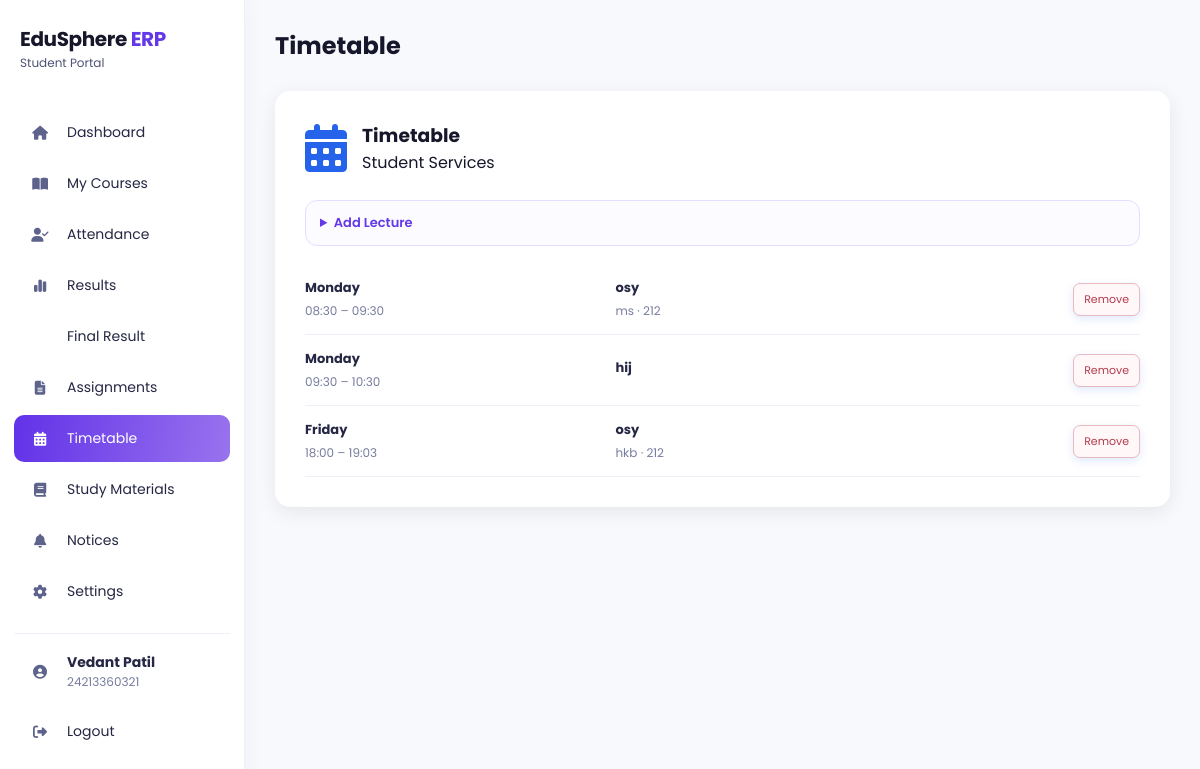
/student/timetable (signed in), run on the app's committed database.
### models/user.py (models this page shows, shortened)
class User(db.Model):
    __tablename__ = "users"
    id = db.Column(
        db.Integer,
        primary_key=True
    )
    full_name = db.Column(
        db.String(100),
        nullable=False
    )
    enrollment_no = db.Column(
        db.String(50),
        unique=True,
        nullable=True
    )
    employee_id = db.Column(
        db.String(50),
        unique=True,
        nullable=True
    )
    parent_id = db.Column(
        db.String(50),
        unique=True,
        nullable=True
    )
    admin_id = db.Column(
        db.String(50),
        unique=True,
        nullable=True
    )
    email = db.Column(
        db.String(120),
        unique=True,
        nullable=True
    )
    phone = db.Column(
        db.String(20),
        nullable=True
    )
    password = db.Column(
        db.String(200),
        nullable=False
    )
    role = db.Column(
        db.String(20),
        nullable=False
    )
    theme = db.Column(db.String(20), nullable=False, default="light", server_default="light")
    notifications_enabled = db.Column(db.Boolean, nullable=False, default=True, server_default="1")
    accent_color = db.Column(db.String(20), nullable=False, default="purple", server_default="purple")

### models/weekly_schedule.py (models this page shows)
class WeeklySchedule(db.Model):
    __tablename__ = "weekly_schedules"
    id = db.Column(db.Integer, primary_key=True)
    student_user_id = db.Column(db.Integer, db.ForeignKey("users.id"), nullable=False, index=True)
    day_of_week = db.Column(db.Integer, nullable=False, index=True)
    start_time = db.Column(db.String(5), nullable=False)
    end_time = db.Column(db.String(5), nullable=False)
    subject = db.Column(db.String(100), nullable=False)
    department = db.Column(db.String(100), nullable=True)
    room = db.Column(db.String(100), nullable=True)
    teacher = db.Column(db.String(100), nullable=True)
    class_type = db.Column(db.String(50), nullable=True)
    student = db.relationship("User")

### app.py (the view, shortened to what this page needs)
@app.route("/student/timetable", methods=["GET", "POST"])
def student_timetable():
    user, profile = get_current_student_profile()
    if not user:
        flash("Access denied!")
        return redirect(url_for("login"))
    return render_student_section("timetable")

### app.py (called while the page is built)
def get_current_student_profile():
    if session.get("role") != "Student" or "user_id" not in session:
        return None, None
    user = db.session.get(User, session["user_id"])
    if not user or user.role != "Student":
        session.clear()
        return None, None
    student_profile = Student.query.filter_by(user_id=user.id).first()
    if not student_profile:
        student_profile = Student(user_id=user.id)
        db.session.add(student_profile)
        db.session.commit()
    return user, student_profile

def get_department_subjects(department):
    if not department:
        return []
    teacher_subjects = [
        subject
        for (subject,) in db.session.query(Teacher.subject).filter(
            Teacher.department == department,
            Teacher.subject.isnot(None),
            Teacher.subject != "",
        ).distinct().all()
    ]
    material_subjects = [
        subject
        for (subject,) in db.session.query(AcademicMaterial.subject).filter(
            AcademicMaterial.department == department,
            AcademicMaterial.subject.isnot(None),
            AcademicMaterial.subject != "",
        ).distinct().all()
    ]
    return sorted(set(teacher_subjects + material_subjects), key=str.casefold)

### templates/student_section.html (shortened to what this page needs)
<!DOCTYPE html>
<html lang="en">
<head>
    <link rel="stylesheet" href="{{ url_for('static', filename='css/student.css') }}">
    <link rel="stylesheet" href="{{ url_for('static', filename='css/palette.css') }}">
    <link rel="stylesheet" href="https://cdnjs.cloudflare.com/ajax/libs/font-awesome/6.6.0/css/all.min.css">
</head>
<body class="student-section-{{ active_page }} theme-{{ current_user.theme or 'light' }} accent-{{ current_user.accent_color or 'purple' }}">
<div class="sidebar">
    <div class="logo"><h2>EduSphere <span>ERP</span></h2><small>Student Portal</small></div>
    <ul>
        <li class="{% if active_page == 'dashboard' %}active{% endif %}" onclick="window.location.href='{{ url_for('student') }}'"><i class="fa-solid fa-house"></i><span>Dashboard</span></li>
        <li class="{% if active_page == 'library' %}active{% endif %}" onclick="window.location.href='{{ url_for('student_library') }}'"><i class="fa-solid fa-book-open"></i><span>My Courses</span></li>
        <li class="{% if active_page == 'attendance' %}active{% endif %}" onclick="window.location.href='{{ url_for('student_attendance') }}'"><i class="fa-solid fa-user-check"></i><span>Attendance</span></li>
        <li class="{% if active_page == 'results' %}active{% endif %}" onclick="window.location.href='{{ url_for('student_results') }}'"><i class="fa-solid fa-chart-simple"></i><span>Results</span></li>
        <li class="{% if active_page == 'final_results' %}active{% endif %}" onclick="window.location.href='{{ url_for('student_final_results') }}'"><span>Final Result</span></li>
        <li class="{% if active_page == 'assignments' %}active{% endif %}" onclick="window.location.href='{{ url_for('student_assignments') }}'"><i class="fa-solid fa-file-lines"></i><span>Assignments</span></li>
        <li class="{% if active_page == 'timetable' %}active{% endif %}" onclick="window.location.href='{{ url_for('student_timetable') }}'"><i class="fa-solid fa-calendar-days"></i><span>Timetable</span></li>
        <li class="{% if active_page == 'materials' %}active{% endif %}" onclick="window.location.href='{{ url_for('student_materials') }}'"><i class="fa-solid fa-book"></i><span>Study Materials</span></li>
        <li class="{% if active_page == 'notices' %}active{% endif %}" onclick="window.location.href='{{ url_for('student_notices') }}'"><i class="fa-solid fa-bell"></i><span>Notices</span></li>
        <li class="{% if active_page == 'settings' %}active{% endif %}" onclick="window.location.href='{{ url_for('student_settings') }}'"><i class="fa-solid fa-gear"></i><span>Settings</span></li>
        <li class="sidebar-profile {% if active_page == 'profile' %}active{% endif %}" onclick="window.location.href='{{ url_for('student_profile') }}'">
            <i class="fa-solid fa-circle-user"></i>
            <div class="sidebar-profile-details"><strong>{{ current_user.full_name }}</strong><small>{{ current_user.enrollment_no or 'Enrollment unavailable' }}</small></div>
        </li>
        <li onclick="window.location.href='{{ url_for('logout') }}'"><i class="fa-solid fa-right-from-bracket"></i><span>Logout</span></li>
    </ul>
</div>
<main class="main">
    <div class="topbar"><h2>{% if active_page == 'library' %}My Courses{% elif active_page == 'results' %}Results{% else %}{{ section_title }}{% endif %}</h2></div>
    <section class="profile-card">
        <div class="profile-heading">
            <i class="fa-solid {{ section_icon }}"></i>
            <div><h3>{% if active_page == 'library' %}My Courses{% elif active_page == 'results' %}Results{% else %}{{ section_title }}{% endif %}</h3><p>{% if active_page == 'results' and internal_average is not none %}Internal Performance: {{ internal_average }}%{% else %}Student Services{% endif %}</p></div>
        </div>
        {% if active_page == 'timetable' %}
            <details class="student-schedule-add"><summary>Add Lecture</summary></details>{% if schedules %}<div class="student-schedule-list">{% for schedule in schedules %}<div class="student-schedule-row"><div><strong>{{ ['Monday','Tuesday','Wednesday','Thursday','Friday','Saturday','Sunday'][schedule.day_of_week] }}</strong><span>{{ schedule.start_time }} – {{ schedule.end_time }}</span></div><div><strong>{{ schedule.subject }}</strong><small>{% if schedule.teacher %}{{ schedule.teacher }}{% endif %}{% if schedule.room %}{% if schedule.teacher %} · {% endif %}{{ schedule.room }}{% endif %}</small></div><form method="POST" action="{{ url_for('student_timetable') }}" onsubmit="return confirm('Remove this lecture from your timetable?');"><button type="submit" class="schedule-delete">Remove</button></form></div>{% endfor %}</div>{% else %}<div class="overview-placeholder schedule-empty"><i class="fa-solid fa-calendar-days"></i><p>No classes scheduled yet</p></div>{% endif %}
        {% else %}
            <div class="empty-state">
                <i class="fa-solid {{ section_icon }}"></i>
                <p>{{ empty_message }}</p>
            </div>
        {% endif %}
    </section>
</main>
</body>
</html>

### static/css/student.css (style rules this page uses)
* { margin:0; padding:0; box-sizing:border-box; font-family:'Poppins',sans-serif; }
body { background:#f4f7fc; display:flex; }
.sidebar { width:260px; height:100vh; background:#1e3a8a; color:white; position:fixed; left:0; top:0; overflow-y:auto; }
.logo { text-align:center; padding:25px; font-size:24px; font-weight:700; border-bottom:1px solid rgba(255,255,255,.2); }
.sidebar ul { list-style:none; padding:20px 0; }
.sidebar ul li { display:flex; align-items:center; gap:15px; padding:15px 25px; cursor:pointer; transition:.3s; }
.sidebar ul li:hover, .sidebar ul li.active { background:#2563eb; }
.sidebar ul li i { width:20px; }
.sidebar-profile { margin-top:10px; border-top:1px solid rgba(255,255,255,.2); }
.sidebar-profile-details { display:flex; flex-direction:column; min-width:0; }
.sidebar-profile-details strong, .sidebar-profile-details small { overflow:hidden; text-overflow:ellipsis; white-space:nowrap; }
.sidebar-profile-details small { color:rgba(255,255,255,.75); font-size:12px; }
.main { margin-left:260px; width:calc(100% - 260px); padding:30px; }
.topbar { display:flex; justify-content:space-between; align-items:center; margin-bottom:30px; }
button { background:#2563eb; color:white; border:none; padding:8px 18px; border-radius:6px; cursor:pointer; transition:.3s; }
.profile-card { background:white; border-radius:15px; padding:30px; box-shadow:0 5px 20px rgba(0,0,0,.08); max-width:850px; }
.profile-heading { display:flex; align-items:center; gap:15px; margin-bottom:25px; }
.profile-heading i { color:#2563eb; font-size:48px; }
.main, .box, .profile-card { min-width:0; }
.box, .profile-card { max-width:100%; }
body { background:#f8f9fd; color:#17172b; }
.sidebar { width:245px; background:#fff; color:#17172b; border-right:1px solid #edf0f7; box-shadow:4px 0 20px rgba(44,34,90,.03); overflow-y:auto; }
.logo { text-align:left; padding:28px 20px 24px; border-bottom:0; color:#17172b; line-height:1.1; }
.logo h2 { font-size:20px;letter-spacing:-.4px }
.logo h2 span { color:#6338e8 }
.logo small { display:block;color:#4f5275;font-size:12px;margin-top:6px;font-weight:400 }
.sidebar ul { padding:12px 14px }
.sidebar ul li { gap:16px;padding:13px 15px;margin:4px 0;border-radius:10px;color:#252744;font-size:14px }
.sidebar ul li:hover,.sidebar ul li.active { background:linear-gradient(100deg,#6132e8,#9873ee);color:#fff }
.sidebar ul li i { width:22px;text-align:center;color:#5d638b }
.sidebar ul li:hover i,.sidebar ul li.active i { color:#fff }
.sidebar-profile { margin-top:18px!important;border-top:1px solid #edf0f7;padding-top:18px!important;border-radius:0!important }
.sidebar-profile-details small { color:#777c9e }
.main { margin-left:245px;width:calc(100% - 245px);padding:28px 30px 40px;max-width:1500px }
.topbar { margin-bottom:28px;align-items:flex-start }
.main { min-height:100vh }
button,.secondary-button { box-shadow:0 3px 8px rgba(37,99,235,.14) }
.student-schedule-add { margin-bottom:18px;border:1px solid #e5ddff;border-radius:12px;background:#fcfbff;padding:12px 14px }
.student-schedule-add summary { cursor:pointer;color:#6338e8;font-size:13px;font-weight:600 }
.student-schedule-list { display:grid;gap:0 }
.student-schedule-row { display:grid;grid-template-columns:1fr 1.5fr auto;align-items:center;gap:16px;padding:14px 0;border-bottom:1px solid #edf0f7 }
.student-schedule-row>div { display:flex;flex-direction:column;gap:4px }
.student-schedule-row strong { font-size:13px;color:#252744 }
.student-schedule-row span,.student-schedule-row small { font-size:12px;color:#777c9e }
.student-schedule-row .schedule-delete { border:1px solid #e7b9c1;border-radius:7px;background:#fff7f8;color:#b33b4d;padding:7px 10px;font:inherit;font-size:11px;cursor:pointer }

### static/css/palette.css (style rules this page uses)
:root { --primary: #2563eb; --primary-dark: #1e3a8a; --accent: #6338e8; --surface: #ffffff; --page-background: #f4f7fc; --text: #17172b; --muted-text: #666666; }

### data on the page
User: full_name "Vedant Patil", enrollment_no "24213360321"
WeeklySchedule: day_of_week "Monday", start_time "08:30", end_time "09:30", subject "osy", teacher "ms", room "212"
WeeklySchedule: day_of_week "Monday", start_time "09:30", end_time "10:30", subject "hij"
WeeklySchedule: day_of_week "Friday", start_time "18:00", end_time "19:03", subject "osy", teacher "hkb", room "212"

### other printed values
{{ section_title }} "Timetable"
